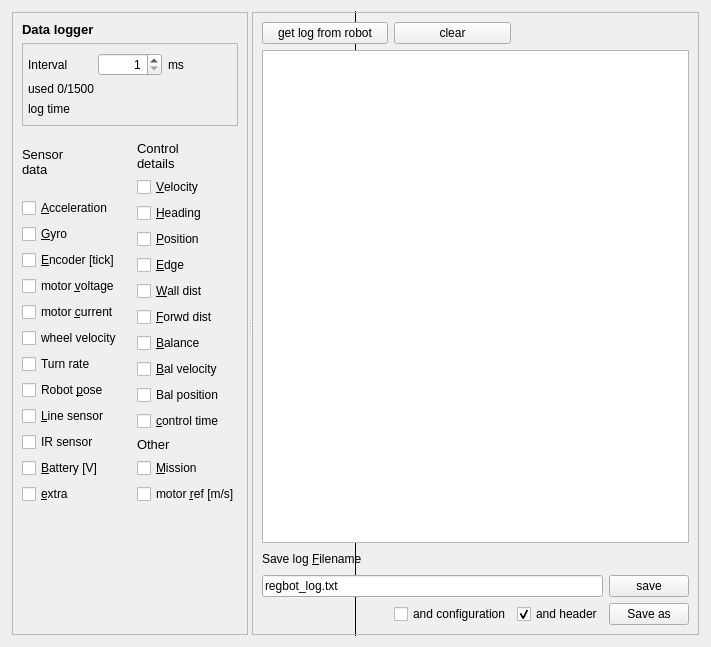
       <widget class="QWidget" name="tab">
        <attribute name="title">
         <string>Log</string>
        </attribute>
        <layout class="QVBoxLayout" name="verticalLayout_5">
         <item>
          <widget class="QSplitter" name="splitter">
           <property name="sizePolicy">
            <sizepolicy hsizetype="Expanding" vsizetype="Minimum">
             <horstretch>0</horstretch>
             <verstretch>0</verstretch>
            </sizepolicy>
           </property>
           <property name="frameShape">
            <enum>QFrame::VLine</enum>
           </property>
           <property name="orientation">
            <enum>Qt::Horizontal</enum>
           </property>
           <widget class="QFrame" name="log_options">
            <property name="sizePolicy">
             <sizepolicy hsizetype="Expanding" vsizetype="Preferred">
              <horstretch>0</horstretch>
              <verstretch>0</verstretch>
             </sizepolicy>
            </property>
            <property name="minimumSize">
             <size>
              <width>150</width>
              <height>0</height>
             </size>
            </property>
            <property name="frameShape">
             <enum>QFrame::StyledPanel</enum>
            </property>
            <property name="frameShadow">
             <enum>QFrame::Sunken</enum>
            </property>
            <layout class="QFormLayout" name="formLayout">
             <item row="0" column="0">
              <widget class="QLabel" name="label_13">
               <property name="font">
                <font>
                 <pointsize>10</pointsize>
                 <weight>75</weight>
                 <bold>true</bold>
                </font>
               </property>
               <property name="text">
                <string>Data logger</string>
               </property>
               <property name="buddy">
                <cstring>log_interval</cstring>
               </property>
              </widget>
             </item>
             <item row="2" column="0">
              <widget class="QFrame" name="frame_21">
               <property name="frameShape">
                <enum>QFrame::NoFrame</enum>
               </property>
               <property name="frameShadow">
                <enum>QFrame::Raised</enum>
               </property>
               <layout class="QVBoxLayout" name="verticalLayout_4">
                <property name="leftMargin">
                 <number>0</number>
                </property>
                <property name="topMargin">
                 <number>0</number>
                </property>
                <item>
                 <widget class="QLabel" name="label_3">
                  <property name="font">
                   <font>
                    <pointsize>10</pointsize>
                    <weight>50</weight>
                    <bold>false</bold>
                   </font>
                  </property>
                  <property name="text">
                   <string>Sensor
data</string>
                  </property>
                 </widget>
                </item>
                <item>
                 <widget class="QCheckBox" name="log_lac">
                  <property name="toolTip">
                   <string notr="true">&lt;html&gt;&lt;head/&gt;&lt;body&gt;&lt;p&gt;Data from accelerometer in m/s&lt;span style=&quot; vertical-align:super;&quot;&gt;2&lt;/span&gt;.&lt;/p&gt;&lt;/body&gt;&lt;/html&gt;</string>
                  </property>
                  <property name="text">
                   <string>&amp;Acceleration</string>
                  </property>
                 </widget>
                </item>
                <item>
                 <widget class="QCheckBox" name="log_lgy">
                  <property name="toolTip">
                   <string>&lt;html&gt;&lt;head/&gt;&lt;body&gt;&lt;p&gt;Rotation rate around x,y,z axis in radians/sec.&lt;br/&gt;Sign after right hand rule.&lt;/p&gt;&lt;/body&gt;&lt;/html&gt;</string>
                  </property>
                  <property name="text">
                   <string>&amp;Gyro</string>
                  </property>
                 </widget>
                </item>
                <item>
                 <widget class="QCheckBox" name="log_lme">
                  <property name="toolTip">
                   <string notr="true" extracomment="Raw motor encoder value">Encoder tick cnt - as shown in Robot tab.</string>
                  </property>
                  <property name="text">
                   <string>&amp;Encoder [tick]</string>
                  </property>
                 </widget>
                </item>
                <item>
                 <widget class="QCheckBox" name="log_lmv">
                  <property name="toolTip">
                   <string notr="true" extracomment="Input to mootot controller">&lt;html&gt;&lt;head/&gt;&lt;body&gt;&lt;p&gt;Motor anchor voltage [V] - maximum is +/- battery voltage&lt;/p&gt;&lt;/body&gt;&lt;/html&gt;</string>
                  </property>
                  <property name="text">
                   <string>motor &amp;voltage</string>
                  </property>
                 </widget>
                </item>
                <item>
                 <widget class="QCheckBox" name="log_lma">
                  <property name="toolTip">
                   <string notr="true" extracomment="Motot current measured at high-side of H-bridge">Motor current as measured by current sensor (in Amps).</string>
                  </property>
                  <property name="text">
                   <string>motor &amp;current</string>
                  </property>
                 </widget>
                </item>
                <item>
                 <widget class="QCheckBox" name="log_lmr">
                  <property name="toolTip">
                   <string notr="true" extracomment="Motot current measured at high-side of H-bridge">&lt;html&gt;&lt;head/&gt;&lt;body&gt;&lt;p&gt;Wheel axle velocity in m/s.&lt;/p&gt;&lt;/body&gt;&lt;/html&gt;</string>
                  </property>
                  <property name="text">
                   <string>wheel velocity</string>
                  </property>
                 </widget>
                </item>
                <item>
                 <widget class="QCheckBox" name="log_turn_rate">
                  <property name="toolTip">
                   <string notr="true" extracomment="Motot current measured at high-side of H-bridge">Turn rate based on wheel encoder count - in radians/sec.</string>
                  </property>
                  <property name="text">
                   <string>Turn rate</string>
                  </property>
                 </widget>
                </item>
                <item>
                 <widget class="QCheckBox" name="log_lpo">
                  <property name="toolTip">
                   <string notr="true" extracomment="Motot current measured at high-side of H-bridge">&lt;html&gt;&lt;head/&gt;&lt;body&gt;&lt;p&gt;Robot pose is robot position relative to start of mission.&lt;br/&gt;x: forward (in meters)&lt;br/&gt;y: left (in meters)&lt;br/&gt;h: heading (in radians - positive CCV)&lt;/p&gt;&lt;p&gt;tilt: tilt angle (in radians) 0 is in balance, approx +/-0.5 is resting on either side.&lt;/p&gt;&lt;/body&gt;&lt;/html&gt;</string>
                  </property>
                  <property name="text">
                   <string>Robot &amp;pose</string>
                  </property>
                 </widget>
                </item>
                <item>
                 <widget class="QCheckBox" name="log_line">
                  <property name="toolTip">
                   <string notr="true" extracomment="Motot current measured at high-side of H-bridge">&lt;html&gt;&lt;head/&gt;&lt;body&gt;&lt;p&gt;Line sensor details&lt;/p&gt;&lt;/body&gt;&lt;/html&gt;</string>
                  </property>
                  <property name="text">
                   <string>&amp;Line sensor</string>
                  </property>
                 </widget>
                </item>
                <item>
                 <widget class="QCheckBox" name="log_distance">
                  <property name="toolTip">
                   <string notr="true" extracomment="Motot current measured at high-side of H-bridge">&lt;html&gt;&lt;head/&gt;&lt;body&gt;&lt;p&gt;IR distance sensor values&lt;/p&gt;&lt;/body&gt;&lt;/html&gt;</string>
                  </property>
                  <property name="text">
                   <string>IR sensor</string>
                  </property>
                 </widget>
                </item>
                <item>
                 <widget class="QCheckBox" name="log_lbt">
                  <property name="toolTip">
                   <string notr="true" extracomment="Motot current measured at high-side of H-bridge">&lt;html&gt;&lt;head/&gt;&lt;body&gt;&lt;p&gt;Main power source voltage, should be more than 10 Volts. (if less than 5 volts, then either the battery is switched off or dead.&lt;/p&gt;&lt;/body&gt;&lt;/html&gt;</string>
                  </property>
                  <property name="text">
                   <string>&amp;Battery [V]</string>
                  </property>
                 </widget>
                </item>
                <item>
                 <widget class="QCheckBox" name="log_lex">
                  <property name="toolTip">
                   <string notr="true" extracomment="Motot current measured at high-side of H-bridge">Debug info, see sourcecode for more info.</string>
                  </property>
                  <property name="text">
                   <string>&amp;extra</string>
                  </property>
                 </widget>
                </item>
               </layout>
              </widget>
             </item>
             <item row="2" column="1">
              <widget class="QFrame" name="frame">
               <property name="frameShape">
                <enum>QFrame::NoFrame</enum>
               </property>
               <property name="frameShadow">
                <enum>QFrame::Raised</enum>
               </property>
               <layout class="QVBoxLayout" name="verticalLayout_3">
                <property name="leftMargin">
                 <number>0</number>
                </property>
                <property name="rightMargin">
                 <number>0</number>
                </property>
                <item>
                 <widget class="QLabel" name="label_6">
                  <property name="font">
                   <font>
                    <pointsize>10</pointsize>
                    <weight>50</weight>
                    <bold>false</bold>
                   </font>
                  </property>
                  <property name="text">
                   <string>Control
details</string>
                  </property>
                 </widget>
                </item>
                <item>
                 <widget class="QCheckBox" name="log_ctrl_vel">
                  <property name="toolTip">
                   <string notr="true" extracomment="Motot current measured at high-side of H-bridge">&lt;html&gt;&lt;head/&gt;&lt;body&gt;&lt;p&gt;Details from (10) values inside controller.&lt;/p&gt;&lt;p&gt;NB! each control log entry takes 40 bytes of the log space (of ~30kBytes total)&lt;/p&gt;&lt;/body&gt;&lt;/html&gt;</string>
                  </property>
                  <property name="text">
                   <string>&amp;Velocity</string>
                  </property>
                 </widget>
                </item>
                <item>
                 <widget class="QCheckBox" name="log_ctrl_turn">
                  <property name="toolTip">
                   <string notr="true" extracomment="Motot current measured at high-side of H-bridge">&lt;html&gt;&lt;head/&gt;&lt;body&gt;&lt;p&gt;Details from (10) values inside controller.&lt;/p&gt;&lt;p&gt;NB! each control log entry takes 40 bytes of the log space (~30kBytes total)&lt;/p&gt;&lt;/body&gt;&lt;/html&gt;</string>
                  </property>
                  <property name="text">
                   <string>&amp;Heading</string>
                  </property>
                 </widget>
                </item>
                <item>
                 <widget class="QCheckBox" name="log_ctrl_pos">
                  <property name="toolTip">
                   <string notr="true" extracomment="Motot current measured at high-side of H-bridge">&lt;html&gt;&lt;head/&gt;&lt;body&gt;&lt;p&gt;Details from (10) values inside controller.&lt;/p&gt;&lt;p&gt;NB! each control log entry takes 40 bytes of the log space (~30kBytes total)&lt;/p&gt;&lt;/body&gt;&lt;/html&gt;</string>
                  </property>
                  <property name="layoutDirection">
                   <enum>Qt::LeftToRight</enum>
                  </property>
                  <property name="text">
                   <string>&amp;Position</string>
                  </property>
                 </widget>
                </item>
                <item>
                 <widget class="QCheckBox" name="log_ctrl_edge">
                  <property name="toolTip">
                   <string notr="true" extracomment="Motot current measured at high-side of H-bridge">&lt;html&gt;&lt;head/&gt;&lt;body&gt;&lt;p&gt;Details from (10) values inside controller.&lt;/p&gt;&lt;p&gt;NB! each control log entry takes 40 bytes of the log space (~30kBytes total)&lt;/p&gt;&lt;/body&gt;&lt;/html&gt;</string>
                  </property>
                  <property name="text">
                   <string>&amp;Edge</string>
                  </property>
                 </widget>
                </item>
                <item>
                 <widget class="QCheckBox" name="log_ctrl_wall">
                  <property name="toolTip">
                   <string notr="true" extracomment="Motot current measured at high-side of H-bridge">&lt;html&gt;&lt;head/&gt;&lt;body&gt;&lt;p&gt;Details from (10) values inside controller.&lt;/p&gt;&lt;p&gt;NB! each control log entry takes 40 bytes of the log space (~30kBytes total)&lt;/p&gt;&lt;/body&gt;&lt;/html&gt;</string>
                  </property>
                  <property name="text">
                   <string>&amp;Wall dist</string>
                  </property>
                 </widget>
                </item>
                <item>
                 <widget class="QCheckBox" name="log_ctrl_fwd_dist">
                  <property name="toolTip">
                   <string notr="true" extracomment="Motot current measured at high-side of H-bridge">&lt;html&gt;&lt;head/&gt;&lt;body&gt;&lt;p&gt;Details from (10) values inside controller.&lt;/p&gt;&lt;p&gt;NB! each control log entry takes 40 bytes of the log space (~30kBytes total)&lt;/p&gt;&lt;/body&gt;&lt;/html&gt;</string>
                  </property>
                  <property name="text">
                   <string>&amp;Forwd dist</string>
                  </property>
                 </widget>
                </item>
                <item>
                 <widget class="QCheckBox" name="log_ctrl_bal">
                  <property name="toolTip">
                   <string notr="true" extracomment="Motot current measured at high-side of H-bridge">&lt;html&gt;&lt;head/&gt;&lt;body&gt;&lt;p&gt;Details from (10) values inside controller.&lt;/p&gt;&lt;p&gt;NB! each control log entry takes 40 bytes of the log space (~30kBytes total)&lt;/p&gt;&lt;/body&gt;&lt;/html&gt;</string>
                  </property>
                  <property name="text">
                   <string>&amp;Balance</string>
                  </property>
                 </widget>
                </item>
                <item>
                 <widget class="QCheckBox" name="log_ctrl_bal_vel">
                  <property name="toolTip">
                   <string notr="true" extracomment="Motot current measured at high-side of H-bridge">&lt;html&gt;&lt;head/&gt;&lt;body&gt;&lt;p&gt;Details from (10) values inside controller.&lt;/p&gt;&lt;p&gt;NB! each control log entry takes 40 bytes of the log space (~30kBytes total)&lt;/p&gt;&lt;/body&gt;&lt;/html&gt;</string>
                  </property>
                  <property name="text">
                   <string>&amp;Bal velocity</string>
                  </property>
                 </widget>
                </item>
                <item>
                 <widget class="QCheckBox" name="log_ctrl_bal_pos">
                  <property name="toolTip">
                   <string notr="true" extracomment="Motot current measured at high-side of H-bridge">&lt;html&gt;&lt;head/&gt;&lt;body&gt;&lt;p&gt;Details from (10) values inside controller (see wiki page for details).&lt;/p&gt;&lt;p&gt;NB! each control log entry takes 40 bytes of the log space (~30kBytes total)&lt;/p&gt;&lt;/body&gt;&lt;/html&gt;</string>
                  </property>
                  <property name="text">
                   <string>Bal position</string>
                  </property>
                 </widget>
                </item>
                <item>
                 <widget class="QCheckBox" name="log_lct">
                  <property name="toolTip">
                   <string notr="true" extracomment="Motot current measured at high-side of H-bridge">&lt;html&gt;&lt;head/&gt;&lt;body&gt;&lt;p&gt;Time taken to read sensors and&lt;br/&gt;to read sensors and do control calculations.&lt;br/&gt;The last should be less than 1000 microseconds,&lt;/p&gt;&lt;p&gt;as sample time in robot is 1 ms.&lt;/p&gt;&lt;/body&gt;&lt;/html&gt;</string>
                  </property>
                  <property name="text">
                   <string>&amp;control time</string>
                  </property>
                 </widget>
                </item>
                <item>
                 <widget class="QLabel" name="label_7">
                  <property name="font">
                   <font>
                    <pointsize>10</pointsize>
                    <weight>50</weight>
                    <bold>false</bold>
                   </font>
                  </property>
                  <property name="text">
                   <string>Other</string>
                  </property>
                 </widget>
                </item>
                <item>
                 <widget class="QCheckBox" name="log_lms">
                  <property name="toolTip">
                   <string notr="true">Mission number and state (mostly debug)</string>
                  </property>
                  <property name="text">
                   <string>&amp;Mission</string>
                  </property>
                 </widget>
                </item>
                <item>
                 <widget class="QCheckBox" name="log_lvr">
                  <property name="toolTip">
                   <string notr="true" extracomment="Input to mootot controller">&lt;html&gt;&lt;head/&gt;&lt;body&gt;&lt;p&gt;Reference input to motor velocity regulator [m/s]&lt;/p&gt;&lt;/body&gt;&lt;/html&gt;</string>
                  </property>
                  <property name="text">
                   <string>motor &amp;ref [m/s]</string>
                  </property>
                 </widget>
                </item>
               </layout>
              </widget>
             </item>
             <item row="3" column="0">
              <spacer name="verticalSpacer_4">
               <property name="orientation">
                <enum>Qt::Vertical</enum>
               </property>
               <property name="sizeHint" stdset="0">
                <size>
                 <width>17</width>
                 <height>108</height>
                </size>
               </property>
              </spacer>
             </item>
             <item row="1" column="0" colspan="2">
              <widget class="QFrame" name="frame_11">
               <property name="frameShape">
                <enum>QFrame::StyledPanel</enum>
               </property>
               <property name="frameShadow">
                <enum>QFrame::Raised</enum>
               </property>
               <layout class="QGridLayout" name="gridLayout">
                <property name="leftMargin">
                 <number>5</number>
                </property>
                <property name="rightMargin">
                 <number>5</number>
                </property>
                <item row="0" column="0">
                 <widget class="QLabel" name="log_buffer_time_3">
                  <property name="text">
                   <string>Interval</string>
                  </property>
                  <property name="buddy">
                   <cstring>log_interval</cstring>
                  </property>
                 </widget>
                </item>
                <item row="0" column="1">
                 <widget class="QSpinBox" name="log_interval">
                  <property name="sizePolicy">
                   <sizepolicy hsizetype="Preferred" vsizetype="Fixed">
                    <horstretch>0</horstretch>
                    <verstretch>0</verstretch>
                   </sizepolicy>
                  </property>
                  <property name="toolTip">
                   <string extracomment="Log interval in milliseconds">&lt;html&gt;&lt;head/&gt;&lt;body&gt;&lt;p&gt;Sample time in log buffer in milliseconds.&lt;/p&gt;&lt;p&gt;There is allocated 30kbyte of RAM as log buffer,&lt;br/&gt;so log interval and selection of log data determines length of log in seconds.&lt;/p&gt;&lt;p&gt;NB! used log time set in mission script - this is for calculation only.&lt;/p&gt;&lt;/body&gt;&lt;/html&gt;</string>
                  </property>
                  <property name="statusTip">
                   <string extracomment="status-tip"/>
                  </property>
                  <property name="whatsThis">
                   <string extracomment="what?"/>
                  </property>
                  <property name="accessibleName">
                   <string>log_interval</string>
                  </property>
                  <property name="alignment">
                   <set>Qt::AlignRight|Qt::AlignTrailing|Qt::AlignVCenter</set>
                  </property>
                  <property name="minimum">
                   <number>1</number>
                  </property>
                  <property name="maximum">
                   <number>10000</number>
                  </property>
                 </widget>
                </item>
                <item row="0" column="2">
                 <widget class="QLabel" name="log_buffer_time_2">
                  <property name="text">
                   <string>ms</string>
                  </property>
                  <property name="buddy">
                   <cstring>log_interval</cstring>
                  </property>
                 </widget>
                </item>
                <item row="1" column="0" colspan="3">
                 <widget class="QLabel" name="log_buf_cnt">
                  <property name="text">
                   <string>used 0/1500</string>
                  </property>
                 </widget>
                </item>
                <item row="2" column="0" colspan="3">
                 <widget class="QLabel" name="log_buffer_time">
                  <property name="text">
                   <string>log time</string>
                  </property>
                  <property name="buddy">
                   <cstring>log_interval</cstring>
                  </property>
                 </widget>
                </item>
               </layout>
              </widget>
             </item>
            </layout>
           </widget>
           <widget class="QFrame" name="frame_5">
            <property name="sizePolicy">
             <sizepolicy hsizetype="Expanding" vsizetype="Preferred">
              <horstretch>0</horstretch>
              <verstretch>0</verstretch>
             </sizepolicy>
            </property>
            <property name="frameShape">
             <enum>QFrame::StyledPanel</enum>
            </property>
            <property name="frameShadow">
             <enum>QFrame::Sunken</enum>
            </property>
            <layout class="QGridLayout" name="gridLayout_9">
             <item row="0" column="0" colspan="2">
              <widget class="QPushButton" name="log_get">
               <property name="toolTip">
                <string>Request logdata from robot.</string>
               </property>
               <property name="text">
                <string>get log from robot</string>
               </property>
              </widget>
             </item>
             <item row="0" column="2">
              <widget class="QPushButton" name="log_clear">
               <property name="toolTip">
                <string>Clear all log data received from obot.</string>
               </property>
               <property name="text">
                <string>clear</string>
               </property>
              </widget>
             </item>
             <item row="2" column="0">
              <widget class="QLabel" name="label_12">
               <property name="text">
                <string>Save log &amp;Filename</string>
               </property>
               <property name="buddy">
                <cstring>log_filename</cstring>
               </property>
              </widget>
             </item>
             <item row="3" column="4">
              <widget class="QPushButton" name="log_save">
               <property name="toolTip">
                <string>&lt;html&gt;&lt;head/&gt;&lt;body&gt;&lt;p&gt;Save any log data received from robot to the shown file.&lt;/p&gt;&lt;/body&gt;&lt;/html&gt;</string>
               </property>
               <property name="text">
                <string>save</string>
               </property>
              </widget>
             </item>
             <item row="4" column="0">
              <spacer name="horizontalSpacer_6">
               <property name="orientation">
                <enum>Qt::Horizontal</enum>
               </property>
               <property name="sizeHint" stdset="0">
                <size>
                 <width>124</width>
                 <height>20</height>
                </size>
               </property>
              </spacer>
             </item>
             <item row="4" column="2">
              <widget class="QCheckBox" name="log_save_config">
               <property name="toolTip">
                <string extracomment="Save only the values, not the field names">&lt;html&gt;&lt;head/&gt;&lt;body&gt;&lt;p&gt;Save also full configuration, as in regbot.ini, at start of logfile.&lt;/p&gt;&lt;p&gt;First character in each line is a % to allow &lt;br/&gt;MATLAB &amp;gt;&amp;gt; a = load('log.txt')&lt;/p&gt;&lt;/body&gt;&lt;/html&gt;</string>
               </property>
               <property name="text">
                <string>and configuration</string>
               </property>
               <property name="checked">
                <bool>false</bool>
               </property>
              </widget>
             </item>
             <item row="4" column="3">
              <widget class="QCheckBox" name="log_save_header">
               <property name="toolTip">
                <string extracomment="Save only the values, not the field names">&lt;html&gt;&lt;head/&gt;&lt;body&gt;&lt;p&gt;Save also column descriptions for data to start of file.&lt;/p&gt;&lt;p&gt;First character in each line is a % to allow &lt;br/&gt;MATLAB &amp;gt;&amp;gt; a = load('log.txt')&lt;/p&gt;&lt;/body&gt;&lt;/html&gt;</string>
               </property>
               <property name="text">
                <string>and header</string>
               </property>
               <property name="checked">
                <bool>true</bool>
               </property>
              </widget>
             </item>
             <item row="4" column="4">
              <widget class="QPushButton" name="log_get_filename">
               <property name="sizePolicy">
                <sizepolicy hsizetype="Preferred" vsizetype="Fixed">
                 <horstretch>0</horstretch>
                 <verstretch>0</verstretch>
                </sizepolicy>
               </property>
               <property name="maximumSize">
                <size>
                 <width>16777215</width>
                 <height>16777215</height>
                </size>
               </property>
               <property name="toolTip">
                <string>&lt;html&gt;&lt;head/&gt;&lt;body&gt;&lt;p&gt;Select a new log filename and save the shown log.&lt;/p&gt;&lt;/body&gt;&lt;/html&gt;</string>
               </property>
               <property name="text">
                <string>Save as</string>
               </property>
              </widget>
             </item>
             <item row="1" column="0" colspan="5">
              <widget class="QTextEdit" name="log_view">
               <property name="toolTip">
                <string>Log data received from robot - any edit will be lost.</string>
               </property>
               <property name="lineWrapMode">
                <enum>QTextEdit::NoWrap</enum>
               </property>
              </widget>
             </item>
             <item row="2" column="1" colspan="4">
              <spacer name="horizontalSpacer_8">
               <property name="orientation">
                <enum>Qt::Horizontal</enum>
               </property>
               <property name="sizeHint" stdset="0">
                <size>
                 <width>292</width>
                 <height>20</height>
                </size>
               </property>
              </spacer>
             </item>
             <item row="0" column="3" colspan="2">
              <spacer name="horizontalSpacer_7">
               <property name="orientation">
                <enum>Qt::Horizontal</enum>
               </property>
               <property name="sizeHint" stdset="0">
                <size>
                 <width>40</width>
                 <height>20</height>
                </size>
               </property>
              </spacer>
             </item>
             <item row="3" column="0" colspan="4">
              <widget class="QLineEdit" name="log_filename">
               <property name="toolTip">
                <string>&lt;html&gt;&lt;head/&gt;&lt;body&gt;&lt;p&gt;filename for fast save of log.&lt;/p&gt;&lt;/body&gt;&lt;/html&gt;</string>
               </property>
               <property name="text">
                <string>regbot_log.txt</string>
               </property>
              </widget>
             </item>
            </layout>
           </widget>
          </widget>
         </item>
        </layout>
       </widget>
